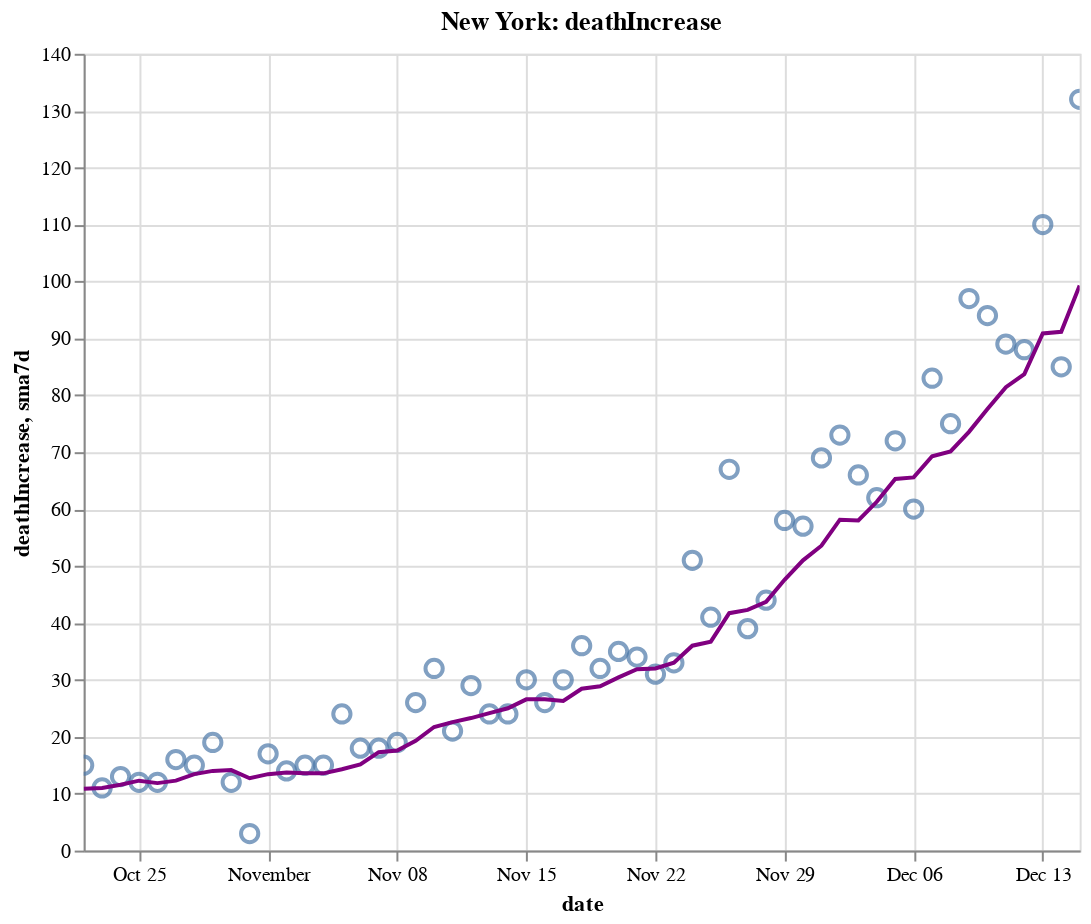

The notebook cell this image was saved under:
### Code cell
create_plot(ny, 'deathIncrease')

### Figure 1 — Vega-Lite specification as saved in the notebook (floating-point values rounded to 4 significant figures)
{"config": {"view": {"continuousWidth": 400, "continuousHeight": 300}}, "layer": [{"layer": [{"mark": {"type": "point", "size": 75}, "encoding": {"tooltip": [{"type": "temporal", "field": "date"}, {"type": "quantitative", "field": "deathIncrease"}, {"type": "quantitative", "field": "sma7d"}], "x": {"type": "temporal", "field": "date"}, "y": {"type": "quantitative", "field": "deathIncrease"}}, "selection": {"selector012": {"type": "interval", "bind": "scales", "encodings": ["x", "y"]}}}, {"mark": {"type": "line", "color": "purple"}, "encoding": {"x": {"type": "temporal", "field": "date"}, "y": {"type": "quantitative", "field": "sma7d"}}}]}, {"mark": {"type": "rule", "color": "#aaa"}, "encoding": {"x": {"type": "temporal", "field": "date"}}, "transform": [{"filter": {"selection": "selector011"}}]}, {"mark": "circle", "encoding": {"opacity": {"condition": {"value": 1, "selection": "selector011"}, "value": 0}, "tooltip": [{"type": "temporal", "field": "date"}, {"type": "quantitative", "field": "deathIncrease"}, {"type": "quantitative", "field": "sma7d"}], "x": {"type": "temporal", "field": "date"}, "y": {"type": "quantitative", "field": "deathIncrease"}}, "selection": {"selector011": {"type": "single", "encodings": ["x"], "on": "mouseover", "nearest": true, "empty": "none"}}}, {"mark": {"type": "text", "align": "left", "dx": 5, "dy": -5, "stroke": "white", "strokeWidth": 2}, "encoding": {"text": {"type": "quantitative", "field": "deathIncrease"}, "tooltip": [{"type": "temporal", "field": "date"}, {"type": "quantitative", "field": "deathIncrease"}, {"type": "quantitative", "field": "sma7d"}], "x": {"type": "temporal", "field": "date"}, "y": {"type": "quantitative", "field": "deathIncrease"}}, "transform": [{"filter": {"selection": "selector011"}}]}, {"mark": {"type": "text", "align": "left", "dx": 5, "dy": -5}, "encoding": {"text": {"type": "quantitative", "field": "deathIncrease"}, "tooltip": [{"type": "temporal", "field": "date"}, {"type": "quantitative", "field": "deathIncrease"}, {"type": "quantitative", "field": "sma7d"}], "x": {"type": "temporal", "field": "date"}, "y": {"type": "quantitative", "field": "deathIncrease"}}, "transform": [{"filter": {"selection": "selector011"}}]}], "data": {"name": "data-cef6a6b1e712fdafbcb6d5d74ba58f38"}, "height": 400, "title": "New York: deathIncrease", "width": 500, "$schema": "https://vega.github.io/schema/vega-lite/v4.8.1.json", "datasets": {"data-cef6a6b1e712fdafbcb6d5d74ba58f38": [{"date": "2020-10-22T00:00:00", "totalTestResultsIncrease": 135300.0, "positiveIncrease": 1628.0, "death": 25690.0, "deathIncrease": 15.0, "positiveRate": 0.012, "state": "New York", "sma7d": 10.86}, {"date": "2020-10-23T00:00:00", "totalTestResultsIncrease": 141500.0, "positiveIncrease": 1637.0, "death": 25700.0, "deathIncrease": 11.0, "positiveRate": 0.012, "state": "New York", "sma7d": 11.0}, {"date": "2020-10-24T00:00:00", "totalTestResultsIncrease": 156900.0, "positiveIncrease": 2061.0, "death": 25720.0, "deathIncrease": 13.0, "positiveRate": 0.013, "state": "New York", "sma7d": 11.57}, {"date": "2020-10-25T00:00:00", "totalTestResultsIncrease": 120800.0, "positiveIncrease": 1632.0, "death": 25730.0, "deathIncrease": 12.0, "positiveRate": 0.014, "state": "New York", "sma7d": 12.29}, {"date": "2020-10-26T00:00:00", "totalTestResultsIncrease": 82120.0, "positiveIncrease": 1191.0, "death": 25740.0, "deathIncrease": 12.0, "positiveRate": 0.015, "state": "New York", "sma7d": 11.86}, {"date": "2020-10-27T00:00:00", "totalTestResultsIncrease": 111600.0, "positiveIncrease": 1991.0, "death": 25760.0, "deathIncrease": 16.0, "positiveRate": 0.018, "state": "New York", "sma7d": 12.29}, {"date": "2020-10-28T00:00:00", "totalTestResultsIncrease": 129700.0, "positiveIncrease": 2031.0, "death": 25770.0, "deathIncrease": 15.0, "positiveRate": 0.016, "state": "New York", "sma7d": 13.43}, {"date": "2020-10-29T00:00:00", "totalTestResultsIncrease": 168400.0, "positiveIncrease": 2499.0, "death": 25790.0, "deathIncrease": 19.0, "positiveRate": 0.015, "state": "New York", "sma7d": 14.0}, {"date": "2020-10-30T00:00:00", "totalTestResultsIncrease": 146900.0, "positiveIncrease": 2255.0, "death": 25800.0, "deathIncrease": 12.0, "positiveRate": 0.015, "state": "New York", "sma7d": 14.14}, {"date": "2020-10-31T00:00:00", "totalTestResultsIncrease": 137000.0, "positiveIncrease": 2049.0, "death": 25810.0, "deathIncrease": 3.0, "positiveRate": 0.015, "state": "New York", "sma7d": 12.71}, {"date": "2020-11-01T00:00:00", "totalTestResultsIncrease": 148900.0, "positiveIncrease": 2255.0, "death": 25820.0, "deathIncrease": 17.0, "positiveRate": 0.015, "state": "New York", "sma7d": 13.43}, {"date": "2020-11-02T00:00:00", "totalTestResultsIncrease": 96100.0, "positiveIncrease": 1633.0, "death": 25840.0, "deathIncrease": 14.0, "positiveRate": 0.017, "state": "New York", "sma7d": 13.71}, {"date": "2020-11-03T00:00:00", "totalTestResultsIncrease": 127900.0, "positiveIncrease": 2321.0, "death": 25850.0, "deathIncrease": 15.0, "positiveRate": 0.018, "state": "New York", "sma7d": 13.57}, {"date": "2020-11-04T00:00:00", "totalTestResultsIncrease": 133500.0, "positiveIncrease": 2126.0, "death": 25870.0, "deathIncrease": 15.0, "positiveRate": 0.016, "state": "New York", "sma7d": 13.57}, {"date": "2020-11-05T00:00:00", "totalTestResultsIncrease": 161000.0, "positiveIncrease": 2997.0, "death": 25890.0, "deathIncrease": 24.0, "positiveRate": 0.019, "state": "New York", "sma7d": 14.29}, {"date": "2020-11-06T00:00:00", "totalTestResultsIncrease": 160700.0, "positiveIncrease": 3209.0, "death": 25910.0, "deathIncrease": 18.0, "positiveRate": 0.02, "state": "New York", "sma7d": 15.14}, {"date": "2020-11-07T00:00:00", "totalTestResultsIncrease": 163300.0, "positiveIncrease": 3587.0, "death": 25930.0, "deathIncrease": 18.0, "positiveRate": 0.022, "state": "New York", "sma7d": 17.29}, {"date": "2020-11-08T00:00:00", "totalTestResultsIncrease": 145600.0, "positiveIncrease": 3428.0, "death": 25950.0, "deathIncrease": 19.0, "positiveRate": 0.024, "state": "New York", "sma7d": 17.57}, {"date": "2020-11-09T00:00:00", "totalTestResultsIncrease": 111400.0, "positiveIncrease": 3144.0, "death": 25970.0, "deathIncrease": 26.0, "positiveRate": 0.028, "state": "New York", "sma7d": 19.29}, {"date": "2020-11-10T00:00:00", "totalTestResultsIncrease": 128000.0, "positiveIncrease": 3965.0, "death": 26000.0, "deathIncrease": 32.0, "positiveRate": 0.031, "state": "New York", "sma7d": 21.71}, {"date": "2020-11-11T00:00:00", "totalTestResultsIncrease": 164300.0, "positiveIncrease": 4820.0, "death": 26030.0, "deathIncrease": 21.0, "positiveRate": 0.029, "state": "New York", "sma7d": 22.57}, {"date": "2020-11-12T00:00:00", "totalTestResultsIncrease": 162600.0, "positiveIncrease": 4797.0, "death": 26060.0, "deathIncrease": 29.0, "positiveRate": 0.029, "state": "New York", "sma7d": 23.29}, {"date": "2020-11-13T00:00:00", "totalTestResultsIncrease": 203700.0, "positiveIncrease": 5401.0, "death": 26080.0, "deathIncrease": 24.0, "positiveRate": 0.027, "state": "New York", "sma7d": 24.14}, {"date": "2020-11-14T00:00:00", "totalTestResultsIncrease": 184200.0, "positiveIncrease": 5388.0, "death": 26100.0, "deathIncrease": 24.0, "positiveRate": 0.029, "state": "New York", "sma7d": 25.0}, {"date": "2020-11-15T00:00:00", "totalTestResultsIncrease": 133200.0, "positiveIncrease": 3649.0, "death": 26130.0, "deathIncrease": 30.0, "positiveRate": 0.027, "state": "New York", "sma7d": 26.57}, {"date": "2020-11-16T00:00:00", "totalTestResultsIncrease": 124600.0, "positiveIncrease": 3490.0, "death": 26160.0, "deathIncrease": 26.0, "positiveRate": 0.028, "state": "New York", "sma7d": 26.57}, {"date": "2020-11-17T00:00:00", "totalTestResultsIncrease": 159900.0, "positiveIncrease": 5088.0, "death": 26190.0, "deathIncrease": 30.0, "positiveRate": 0.032, "state": "New York", "sma7d": 26.29}, {"date": "2020-11-18T00:00:00", "totalTestResultsIncrease": 154400.0, "positiveIncrease": 5294.0, "death": 26220.0, "deathIncrease": 36.0, "positiveRate": 0.034, "state": "New York", "sma7d": 28.43}, {"date": "2020-11-19T00:00:00", "totalTestResultsIncrease": 195200.0, "positiveIncrease": 5310.0, "death": 26260.0, "deathIncrease": 32.0, "positiveRate": 0.027, "state": "New York", "sma7d": 28.86}, {"date": "2020-11-20T00:00:00", "totalTestResultsIncrease": 205500.0, "positiveIncrease": 5468.0, "death": 26290.0, "deathIncrease": 35.0, "positiveRate": 0.027, "state": "New York", "sma7d": 30.43}, {"date": "2020-11-21T00:00:00", "totalTestResultsIncrease": 207900.0, "positiveIncrease": 5972.0, "death": 26330.0, "deathIncrease": 34.0, "positiveRate": 0.029, "state": "New York", "sma7d": 31.86}, {"date": "2020-11-22T00:00:00", "totalTestResultsIncrease": 196600.0, "positiveIncrease": 5392.0, "death": 26360.0, "deathIncrease": 31.0, "positiveRate": 0.027, "state": "New York", "sma7d": 32.0}, {"date": "2020-11-23T00:00:00", "totalTestResultsIncrease": 191500.0, "positiveIncrease": 5906.0, "death": 26390.0, "deathIncrease": 33.0, "positiveRate": 0.031, "state": "New York", "sma7d": 33.0}, {"date": "2020-11-24T00:00:00", "totalTestResultsIncrease": 164800.0, "positiveIncrease": 4881.0, "death": 26440.0, "deathIncrease": 51.0, "positiveRate": 0.03, "state": "New York", "sma7d": 36.0}, {"date": "2020-11-25T00:00:00", "totalTestResultsIncrease": 173100.0, "positiveIncrease": 6265.0, "death": 26480.0, "deathIncrease": 41.0, "positiveRate": 0.036, "state": "New York", "sma7d": 36.71}, {"date": "2020-11-26T00:00:00", "totalTestResultsIncrease": 217700.0, "positiveIncrease": 6933.0, "death": 26550.0, "deathIncrease": 67.0, "positiveRate": 0.032, "state": "New York", "sma7d": 41.71}, {"date": "2020-11-27T00:00:00", "totalTestResultsIncrease": 219400.0, "positiveIncrease": 8176.0, "death": 26590.0, "deathIncrease": 39.0, "positiveRate": 0.037, "state": "New York", "sma7d": 42.29}, {"date": "2020-11-28T00:00:00", "totalTestResultsIncrease": 152400.0, "positiveIncrease": 6063.0, "death": 26630.0, "deathIncrease": 44.0, "positiveRate": 0.04, "state": "New York", "sma7d": 43.71}, {"date": "2020-11-29T00:00:00", "totalTestResultsIncrease": 157300.0, "positiveIncrease": 6723.0, "death": 26690.0, "deathIncrease": 58.0, "positiveRate": 0.043, "state": "New York", "sma7d": 47.57}, {"date": "2020-11-30T00:00:00", "totalTestResultsIncrease": 149000.0, "positiveIncrease": 6819.0, "death": 26750.0, "deathIncrease": 57.0, "positiveRate": 0.046, "state": "New York", "sma7d": 51.0}, {"date": "2020-12-01T00:00:00", "totalTestResultsIncrease": 146700.0, "positiveIncrease": 7285.0, "death": 26820.0, "deathIncrease": 69.0, "positiveRate": 0.05, "state": "New York", "sma7d": 53.57}, {"date": "2020-12-02T00:00:00", "totalTestResultsIncrease": 193600.0, "positiveIncrease": 8973.0, "death": 26890.0, "deathIncrease": 73.0, "positiveRate": 0.046, "state": "New York", "sma7d": 58.14}, {"date": "2020-12-03T00:00:00", "totalTestResultsIncrease": 203400.0, "positiveIncrease": 9855.0, "death": 26960.0, "deathIncrease": 66.0, "positiveRate": 0.048, "state": "New York", "sma7d": 58.0}, {"date": "2020-12-04T00:00:00", "totalTestResultsIncrease": 208300.0, "positiveIncrease": 11270.0, "death": 27020.0, "deathIncrease": 62.0, "positiveRate": 0.054, "state": "New York", "sma7d": 61.29}, {"date": "2020-12-05T00:00:00", "totalTestResultsIncrease": 215400.0, "positiveIncrease": 10760.0, "death": 27090.0, "deathIncrease": 72.0, "positiveRate": 0.05, "state": "New York", "sma7d": 65.29}, {"date": "2020-12-06T00:00:00", "totalTestResultsIncrease": 205800.0, "positiveIncrease": 9702.0, "death": 27150.0, "deathIncrease": 60.0, "positiveRate": 0.047, "state": "New York", "sma7d": 65.57}, {"date": "2020-12-07T00:00:00", "totalTestResultsIncrease": 152300.0, "positiveIncrease": 7302.0, "death": 27230.0, "deathIncrease": 83.0, "positiveRate": 0.048, "state": "New York", "sma7d": 69.29}, {"date": "2020-12-08T00:00:00", "totalTestResultsIncrease": 162500.0, "positiveIncrease": 9335.0, "death": 27310.0, "deathIncrease": 75.0, "positiveRate": 0.057, "state": "New York", "sma7d": 70.14}, {"date": "2020-12-09T00:00:00", "totalTestResultsIncrease": 194600.0, "positiveIncrease": 10600.0, "death": 27400.0, "deathIncrease": 97.0, "positiveRate": 0.054, "state": "New York", "sma7d": 73.57}, {"date": "2020-12-10T00:00:00", "totalTestResultsIncrease": 197400.0, "positiveIncrease": 10180.0, "death": 27500.0, "deathIncrease": 94.0, "positiveRate": 0.052, "state": "New York", "sma7d": 77.57}, {"date": "2020-12-11T00:00:00", "totalTestResultsIncrease": 212700.0, "positiveIncrease": 10600.0, "death": 27590.0, "deathIncrease": 89.0, "positiveRate": 0.05, "state": "New York", "sma7d": 81.43}, {"date": "2020-12-12T00:00:00", "totalTestResultsIncrease": 242900.0, "positiveIncrease": 11130.0, "death": 27680.0, "deathIncrease": 88.0, "positiveRate": 0.046, "state": "New York", "sma7d": 83.71}, {"date": "2020-12-13T00:00:00", "totalTestResultsIncrease": 205200.0, "positiveIncrease": 10190.0, "death": 27780.0, "deathIncrease": 110.0, "positiveRate": 0.05, "state": "New York", "sma7d": 90.86}, {"date": "2020-12-14T00:00:00", "totalTestResultsIncrease": 159800.0, "positiveIncrease": 9044.0, "death": 27870.0, "deathIncrease": 85.0, "positiveRate": 0.057, "state": "New York", "sma7d": 91.14}, {"date": "2020-12-15T00:00:00", "totalTestResultsIncrease": 194200.0, "positiveIncrease": 10350.0, "death": 28000.0, "deathIncrease": 132.0, "positiveRate": 0.053, "state": "New York", "sma7d": 99.29}]}}
